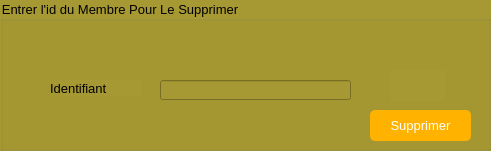
       <widget class="QGroupBox" name="groupBox_5">
        <property name="geometry">
         <rect>
          <x>10</x>
          <y>510</y>
          <width>491</width>
          <height>151</height>
         </rect>
        </property>
        <property name="font">
         <font>
          <family>MS Shell Dlg 2</family>
          <pointsize>10</pointsize>
          <weight>50</weight>
          <bold>false</bold>
         </font>
        </property>
        <property name="styleSheet">
         <string notr="true">background-color: rgb(166, 153, 51)</string>
        </property>
        <property name="title">
         <string>Entrer l'id du Membre Pour Le Supprimer</string>
        </property>
        <widget class="QPushButton" name="pb_supprimer_3">
         <property name="geometry">
          <rect>
           <x>370</x>
           <y>110</y>
           <width>101</width>
           <height>31</height>
          </rect>
         </property>
         <property name="font">
          <font>
           <family>MS Shell Dlg 2</family>
           <pointsize>10</pointsize>
           <weight>50</weight>
           <bold>false</bold>
           <underline>false</underline>
           <strikeout>false</strikeout>
          </font>
         </property>
         <property name="styleSheet">
          <string notr="true">QPushButton {
padding: 1px;
border-style: solid;
border: 2px solid gray;
border-radius: 8px;
background-color: rgb(170, 150, 123);
border:2px solid #000;
}
QPushButton {
     color: #fff !important;

text-decoration: none;
background: #ffb300;

border-radius: 5px;
display: inline-block;
border: none;
transition: all 0.4s ease 0s;
 }
 QPushButton:hover {
     background: #ffcc00;
	background-color: ;
letter-spacing: 1px;
-webkit-box-shadow: 0px 5px 40px -10px rgba(0,0,0,0.57);
-moz-box-shadow: 0px 5px 40px -10px rgba(0,0,0,0.57);
box-shadow: 5px 40px -10px rgba(0,0,0,0.57);
transition: all 0.4s ease 0s;
 }</string>
         </property>
         <property name="text">
          <string>Supprimer</string>
         </property>
        </widget>
        <widget class="QLineEdit" name="lineEdit_id_2">
         <property name="geometry">
          <rect>
           <x>160</x>
           <y>80</y>
           <width>191</width>
           <height>20</height>
          </rect>
         </property>
        </widget>
        <widget class="QLabel" name="label_9">
         <property name="geometry">
          <rect>
           <x>50</x>
           <y>80</y>
           <width>91</width>
           <height>16</height>
          </rect>
         </property>
         <property name="font">
          <font>
           <family>MS Shell Dlg 2</family>
           <pointsize>10</pointsize>
           <weight>50</weight>
           <bold>false</bold>
          </font>
         </property>
         <property name="text">
          <string>Identifiant</string>
         </property>
        </widget>
        <widget class="QLabel" name="label_32">
         <property name="geometry">
          <rect>
           <x>390</x>
           <y>70</y>
           <width>55</width>
           <height>31</height>
          </rect>
         </property>
         <property name="styleSheet">
          <string notr="true">image:url(:/img/delete2.png)</string>
         </property>
         <property name="text">
          <string/>
         </property>
        </widget>
       </widget>
